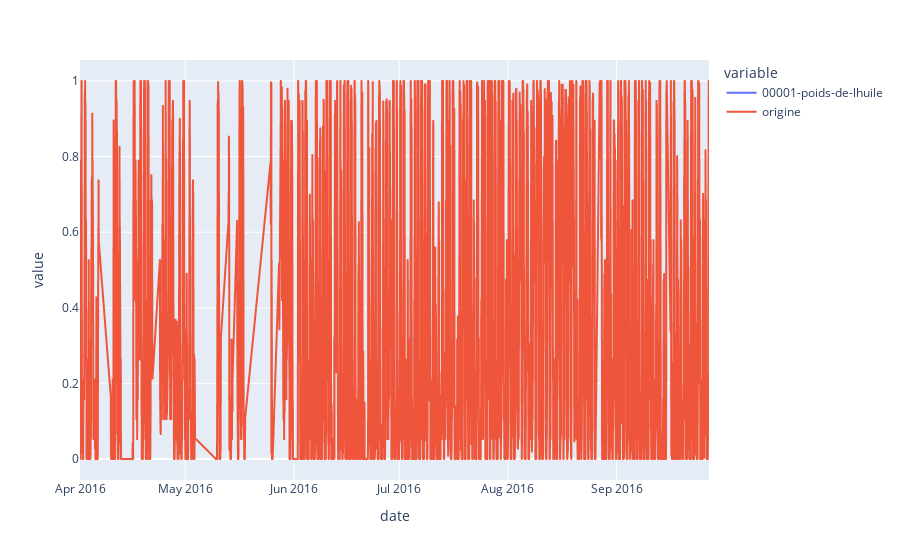

The notebook cell saved with this chart:
### Code cell
index_column = 0
tmp = df.loc[:].iloc[:, index_column].copy()
# tmp = pd.Series([-2, 1, 2, 3, 84, 56, 98, 5, 4, 3, 2, 92])

index = get_interpolated_indices(tmp, output_type='list')
print(len(index))
index = [u for v in index for u in v]
tmp.loc[index] = np.nan

a = tmp.to_frame()
a['origine'] = df.iloc[:, index_column].copy()
fig = px.line(a).show()

### Figure 1 — Plotly figure (JSON) as saved in the notebook; plotly's stock layout.template omitted (floating-point values rounded to 4 significant figures; data arrays with more than 128 entries replaced by an {"elided": "..."} marker saying what was removed)
{"data": [{"hovertemplate": "variable=00001-poids-de-lhuile<br>date=%{x}<br>value=%{y}<extra></extra>", "legendgroup": "00001-poids-de-lhuile", "line": {"color": "#636efa", "dash": "solid"}, "marker": {"symbol": "circle"}, "mode": "lines", "name": "00001-poids-de-lhuile", "showlegend": true, "type": "scattergl", "x": {"elided": "4305 str values"}, "xaxis": "x", "y": {"elided": "4305 float values"}, "yaxis": "y"}, {"hovertemplate": "variable=origine<br>date=%{x}<br>value=%{y}<extra></extra>", "legendgroup": "origine", "line": {"color": "#EF553B", "dash": "solid"}, "marker": {"symbol": "circle"}, "mode": "lines", "name": "origine", "showlegend": true, "type": "scattergl", "x": {"elided": "4305 str values"}, "xaxis": "x", "y": {"elided": "4305 float values"}, "yaxis": "y"}], "layout": {"legend": {"title": {"text": "variable"}, "tracegroupgap": 0}, "margin": {"t": 60}, "xaxis": {"anchor": "y", "domain": [0, 1], "title": {"text": "date"}}, "yaxis": {"anchor": "x", "domain": [0, 1], "title": {"text": "value"}}}}
